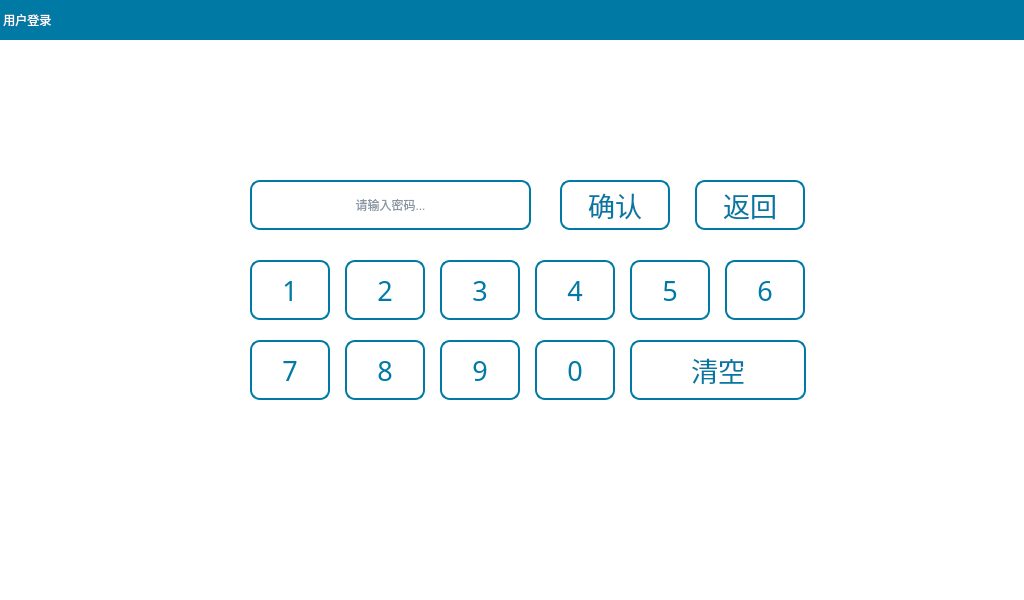
<?xml version="1.0" encoding="UTF-8"?>
<ui version="4.0">
 <class>UserLogin</class>
 <widget class="QWidget" name="UserLogin">
  <property name="geometry">
   <rect>
    <x>0</x>
    <y>0</y>
    <width>1024</width>
    <height>600</height>
   </rect>
  </property>
  <property name="focusPolicy">
   <enum>Qt::NoFocus</enum>
  </property>
  <property name="windowTitle">
   <string>Form</string>
  </property>
  <property name="styleSheet">
   <string notr="true">QWidget{
color:rgb(15, 41, 68);
background-color: rgb(255, 255, 255);
}
QGroupBox{
font: 18pt &quot;文泉驿等宽微米黑&quot;;
border: 0px solid rgb(14, 237, 237);
border-radius:8px;
margin-top:10px;
}
QGroupBox:title{
color:white;
subcontrol-origin: margin;
subcontrol-position: top center;
left: 5px;
}
QToolButton{
font: 20pt &quot;文泉驿等宽微米黑&quot;;
color: rgb(0, 122, 165);
border:2px solid rgb(0, 122, 165);
border-radius:10px;
background-color: rgb(255, 255, 255);
}
QLineEdit{
font: 20pt &quot;文泉驿等宽微米黑&quot;;
background-color: rgb(255, 255, 255);
border: 2px solid rgb(0, 122, 165);
border-radius:10px;
}
QLabel{
font: 20pt &quot;文泉驿等宽微米黑&quot;;
color:rgb(15, 41, 68);
}
QDialog{
font: 18pt &quot;文泉驿等宽微米黑&quot;;
background-color: rgb(255, 255, 255);
}
QPushButton{
width:80px;
height:35px;
font: 20pt &quot;文泉驿等宽微米黑&quot;;
color: rgb(0, 0, 0);
border:2px solid rgb(28, 183, 200);
border-radius:10px;
}
QRadioButton{
font: 18pt &quot;文泉驿等宽微米黑&quot;;
color:rgb(0, 122, 165);
background-color: rgb(255, 255, 255);
}
QRadioButton::indicator{
width:30px;
height:30px;
margin-left:0px;
}
QRadioButton::indicator::unchecked {
image: url(:/Image/disenable.png);
}
QRadioButton::indicator::checked {
image: url(:/Image/enable.png);
}</string>
  </property>
  <widget class="QLabel" name="label_26">
   <property name="geometry">
    <rect>
     <x>0</x>
     <y>0</y>
     <width>1024</width>
     <height>40</height>
    </rect>
   </property>
   <property name="styleSheet">
    <string notr="true">font: 20pt &quot;文泉驿等宽微米黑&quot;;
color: rgb(255, 255, 255);
background-color:rgb(0, 122, 165);</string>
   </property>
   <property name="text">
    <string> 用户登录</string>
   </property>
  </widget>
  <widget class="QToolButton" name="tBtnOk">
   <property name="geometry">
    <rect>
     <x>560</x>
     <y>180</y>
     <width>110</width>
     <height>50</height>
    </rect>
   </property>
   <property name="font">
    <font>
     <family>文泉驿等宽微米黑</family>
     <pointsize>20</pointsize>
     <weight>50</weight>
     <italic>false</italic>
     <bold>false</bold>
    </font>
   </property>
   <property name="focusPolicy">
    <enum>Qt::NoFocus</enum>
   </property>
   <property name="text">
    <string>确认</string>
   </property>
   <property name="icon">
    <iconset resource="../image.qrc">
     <normaloff>:/Image/ok.png</normaloff>:/Image/ok.png</iconset>
   </property>
   <property name="iconSize">
    <size>
     <width>35</width>
     <height>35</height>
    </size>
   </property>
   <property name="toolButtonStyle">
    <enum>Qt::ToolButtonTextBesideIcon</enum>
   </property>
  </widget>
  <widget class="QToolButton" name="tBtnBack">
   <property name="enabled">
    <bool>true</bool>
   </property>
   <property name="geometry">
    <rect>
     <x>695</x>
     <y>180</y>
     <width>110</width>
     <height>50</height>
    </rect>
   </property>
   <property name="font">
    <font>
     <family>文泉驿等宽微米黑</family>
     <pointsize>20</pointsize>
     <weight>50</weight>
     <italic>false</italic>
     <bold>false</bold>
    </font>
   </property>
   <property name="focusPolicy">
    <enum>Qt::NoFocus</enum>
   </property>
   <property name="text">
    <string>返回</string>
   </property>
   <property name="icon">
    <iconset resource="../image.qrc">
     <normaloff>:/Image/back.png</normaloff>:/Image/back.png</iconset>
   </property>
   <property name="iconSize">
    <size>
     <width>35</width>
     <height>35</height>
    </size>
   </property>
   <property name="toolButtonStyle">
    <enum>Qt::ToolButtonTextBesideIcon</enum>
   </property>
  </widget>
  <widget class="QLineEdit" name="lineEditPwd">
   <property name="geometry">
    <rect>
     <x>250</x>
     <y>180</y>
     <width>281</width>
     <height>50</height>
    </rect>
   </property>
   <property name="focusPolicy">
    <enum>Qt::StrongFocus</enum>
   </property>
   <property name="text">
    <string/>
   </property>
   <property name="maxLength">
    <number>6</number>
   </property>
   <property name="echoMode">
    <enum>QLineEdit::Password</enum>
   </property>
   <property name="alignment">
    <set>Qt::AlignCenter</set>
   </property>
   <property name="placeholderText">
    <string>请输入密码...</string>
   </property>
  </widget>
  <widget class="QToolButton" name="tBtn_7">
   <property name="geometry">
    <rect>
     <x>250</x>
     <y>340</y>
     <width>80</width>
     <height>60</height>
    </rect>
   </property>
   <property name="sizePolicy">
    <sizepolicy hsizetype="Fixed" vsizetype="Fixed">
     <horstretch>0</horstretch>
     <verstretch>0</verstretch>
    </sizepolicy>
   </property>
   <property name="font">
    <font>
     <family>文泉驿等宽微米黑</family>
     <pointsize>20</pointsize>
     <weight>50</weight>
     <italic>false</italic>
     <bold>false</bold>
    </font>
   </property>
   <property name="focusPolicy">
    <enum>Qt::NoFocus</enum>
   </property>
   <property name="text">
    <string>7</string>
   </property>
   <property name="autoRepeat">
    <bool>true</bool>
   </property>
  </widget>
  <widget class="QToolButton" name="tBtn_9">
   <property name="geometry">
    <rect>
     <x>440</x>
     <y>340</y>
     <width>80</width>
     <height>60</height>
    </rect>
   </property>
   <property name="sizePolicy">
    <sizepolicy hsizetype="Fixed" vsizetype="Fixed">
     <horstretch>0</horstretch>
     <verstretch>0</verstretch>
    </sizepolicy>
   </property>
   <property name="font">
    <font>
     <family>文泉驿等宽微米黑</family>
     <pointsize>20</pointsize>
     <weight>50</weight>
     <italic>false</italic>
     <bold>false</bold>
    </font>
   </property>
   <property name="focusPolicy">
    <enum>Qt::NoFocus</enum>
   </property>
   <property name="text">
    <string>9</string>
   </property>
   <property name="autoRepeat">
    <bool>true</bool>
   </property>
  </widget>
  <widget class="QToolButton" name="tBtn_2">
   <property name="geometry">
    <rect>
     <x>345</x>
     <y>260</y>
     <width>80</width>
     <height>60</height>
    </rect>
   </property>
   <property name="sizePolicy">
    <sizepolicy hsizetype="Fixed" vsizetype="Fixed">
     <horstretch>0</horstretch>
     <verstretch>0</verstretch>
    </sizepolicy>
   </property>
   <property name="font">
    <font>
     <family>文泉驿等宽微米黑</family>
     <pointsize>20</pointsize>
     <weight>50</weight>
     <italic>false</italic>
     <bold>false</bold>
    </font>
   </property>
   <property name="focusPolicy">
    <enum>Qt::NoFocus</enum>
   </property>
   <property name="text">
    <string>2</string>
   </property>
   <property name="autoRepeat">
    <bool>true</bool>
   </property>
  </widget>
  <widget class="QToolButton" name="tBtn_8">
   <property name="geometry">
    <rect>
     <x>345</x>
     <y>340</y>
     <width>80</width>
     <height>60</height>
    </rect>
   </property>
   <property name="sizePolicy">
    <sizepolicy hsizetype="Fixed" vsizetype="Fixed">
     <horstretch>0</horstretch>
     <verstretch>0</verstretch>
    </sizepolicy>
   </property>
   <property name="font">
    <font>
     <family>文泉驿等宽微米黑</family>
     <pointsize>20</pointsize>
     <weight>50</weight>
     <italic>false</italic>
     <bold>false</bold>
    </font>
   </property>
   <property name="focusPolicy">
    <enum>Qt::NoFocus</enum>
   </property>
   <property name="text">
    <string>8</string>
   </property>
   <property name="autoRepeat">
    <bool>true</bool>
   </property>
  </widget>
  <widget class="QToolButton" name="tBtn_5">
   <property name="geometry">
    <rect>
     <x>630</x>
     <y>260</y>
     <width>80</width>
     <height>60</height>
    </rect>
   </property>
   <property name="sizePolicy">
    <sizepolicy hsizetype="Fixed" vsizetype="Fixed">
     <horstretch>0</horstretch>
     <verstretch>0</verstretch>
    </sizepolicy>
   </property>
   <property name="font">
    <font>
     <family>文泉驿等宽微米黑</family>
     <pointsize>20</pointsize>
     <weight>50</weight>
     <italic>false</italic>
     <bold>false</bold>
    </font>
   </property>
   <property name="focusPolicy">
    <enum>Qt::NoFocus</enum>
   </property>
   <property name="text">
    <string>5</string>
   </property>
   <property name="autoRepeat">
    <bool>true</bool>
   </property>
  </widget>
  <widget class="QToolButton" name="tBtn_4">
   <property name="geometry">
    <rect>
     <x>535</x>
     <y>260</y>
     <width>80</width>
     <height>60</height>
    </rect>
   </property>
   <property name="sizePolicy">
    <sizepolicy hsizetype="Fixed" vsizetype="Fixed">
     <horstretch>0</horstretch>
     <verstretch>0</verstretch>
    </sizepolicy>
   </property>
   <property name="font">
    <font>
     <family>文泉驿等宽微米黑</family>
     <pointsize>20</pointsize>
     <weight>50</weight>
     <italic>false</italic>
     <bold>false</bold>
    </font>
   </property>
   <property name="focusPolicy">
    <enum>Qt::NoFocus</enum>
   </property>
   <property name="text">
    <string>4</string>
   </property>
   <property name="autoRepeat">
    <bool>true</bool>
   </property>
  </widget>
  <widget class="QToolButton" name="tBtn_6">
   <property name="geometry">
    <rect>
     <x>725</x>
     <y>260</y>
     <width>80</width>
     <height>60</height>
    </rect>
   </property>
   <property name="sizePolicy">
    <sizepolicy hsizetype="Fixed" vsizetype="Fixed">
     <horstretch>0</horstretch>
     <verstretch>0</verstretch>
    </sizepolicy>
   </property>
   <property name="font">
    <font>
     <family>文泉驿等宽微米黑</family>
     <pointsize>20</pointsize>
     <weight>50</weight>
     <italic>false</italic>
     <bold>false</bold>
    </font>
   </property>
   <property name="focusPolicy">
    <enum>Qt::NoFocus</enum>
   </property>
   <property name="text">
    <string>6</string>
   </property>
   <property name="autoRepeat">
    <bool>true</bool>
   </property>
  </widget>
  <widget class="QToolButton" name="tBtn_1">
   <property name="geometry">
    <rect>
     <x>250</x>
     <y>260</y>
     <width>80</width>
     <height>60</height>
    </rect>
   </property>
   <property name="sizePolicy">
    <sizepolicy hsizetype="Fixed" vsizetype="Fixed">
     <horstretch>0</horstretch>
     <verstretch>0</verstretch>
    </sizepolicy>
   </property>
   <property name="font">
    <font>
     <family>文泉驿等宽微米黑</family>
     <pointsize>20</pointsize>
     <weight>50</weight>
     <italic>false</italic>
     <bold>false</bold>
    </font>
   </property>
   <property name="focusPolicy">
    <enum>Qt::NoFocus</enum>
   </property>
   <property name="styleSheet">
    <string notr="true">QToolButton{
font: 20pt &quot;文泉驿等宽微米黑&quot;;
color: rgb(0, 122, 165);
border:2px solid rgb(0, 122, 165);
border-radius:10px;
background-color: rgb(255, 255, 255);
}</string>
   </property>
   <property name="text">
    <string>1</string>
   </property>
   <property name="autoRepeat">
    <bool>true</bool>
   </property>
  </widget>
  <widget class="QToolButton" name="tBtn_3">
   <property name="geometry">
    <rect>
     <x>440</x>
     <y>260</y>
     <width>80</width>
     <height>60</height>
    </rect>
   </property>
   <property name="sizePolicy">
    <sizepolicy hsizetype="Fixed" vsizetype="Fixed">
     <horstretch>0</horstretch>
     <verstretch>0</verstretch>
    </sizepolicy>
   </property>
   <property name="font">
    <font>
     <family>文泉驿等宽微米黑</family>
     <pointsize>20</pointsize>
     <weight>50</weight>
     <italic>false</italic>
     <bold>false</bold>
    </font>
   </property>
   <property name="focusPolicy">
    <enum>Qt::NoFocus</enum>
   </property>
   <property name="text">
    <string>3</string>
   </property>
   <property name="autoRepeat">
    <bool>true</bool>
   </property>
  </widget>
  <widget class="QToolButton" name="tBtn_0">
   <property name="geometry">
    <rect>
     <x>535</x>
     <y>340</y>
     <width>80</width>
     <height>60</height>
    </rect>
   </property>
   <property name="sizePolicy">
    <sizepolicy hsizetype="Fixed" vsizetype="Fixed">
     <horstretch>0</horstretch>
     <verstretch>0</verstretch>
    </sizepolicy>
   </property>
   <property name="font">
    <font>
     <family>文泉驿等宽微米黑</family>
     <pointsize>20</pointsize>
     <weight>50</weight>
     <italic>false</italic>
     <bold>false</bold>
    </font>
   </property>
   <property name="focusPolicy">
    <enum>Qt::NoFocus</enum>
   </property>
   <property name="text">
    <string>0</string>
   </property>
   <property name="autoRepeat">
    <bool>true</bool>
   </property>
  </widget>
  <widget class="QToolButton" name="tBtn_del">
   <property name="geometry">
    <rect>
     <x>630</x>
     <y>340</y>
     <width>176</width>
     <height>60</height>
    </rect>
   </property>
   <property name="sizePolicy">
    <sizepolicy hsizetype="Fixed" vsizetype="Fixed">
     <horstretch>0</horstretch>
     <verstretch>0</verstretch>
    </sizepolicy>
   </property>
   <property name="minimumSize">
    <size>
     <width>0</width>
     <height>0</height>
    </size>
   </property>
   <property name="font">
    <font>
     <family>文泉驿等宽微米黑</family>
     <pointsize>20</pointsize>
     <weight>50</weight>
     <italic>false</italic>
     <bold>false</bold>
    </font>
   </property>
   <property name="focusPolicy">
    <enum>Qt::NoFocus</enum>
   </property>
   <property name="text">
    <string>清空</string>
   </property>
   <property name="autoRepeat">
    <bool>true</bool>
   </property>
  </widget>
 </widget>
 <resources>
  <include location="../image.qrc"/>
 </resources>
 <connections/>
</ui>
